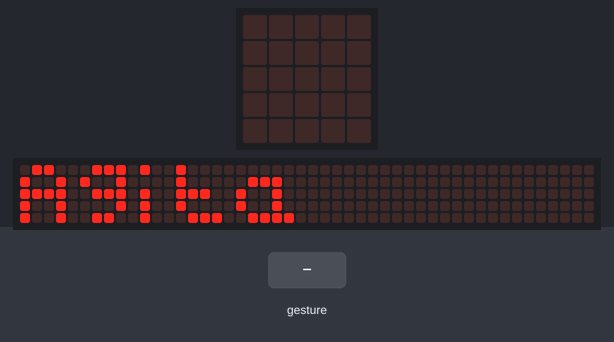
A program run on a simulated BBC micro:bit running MicroPython. Parts: the board's 5×5 LED display, a strip that is not on the board, showing the scrolling text unrolled. The test bench sets the inputs (shaded band). Random numbers come from a fixed seed; a tilt is held for 1.5 s and a shake lasts 1 s, then the board lies face up again; the 48×5 strip is a reading aid, not a part: it shows the text the display is scrolling, unrolled, one strip-width of it at a time.

Above: at 4.1 s.
5.5 s: gesture 'shake'
At 6.2 s:
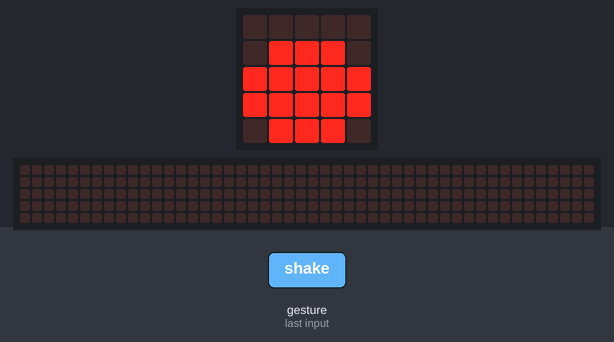
7.2 s: gesture 'shake'
At 8.7 s:
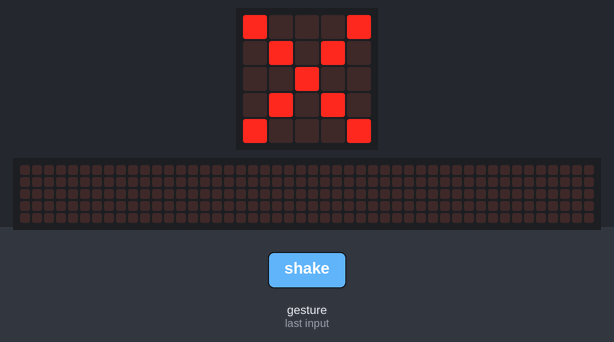
Timing chart, 0 to 10.2 s (numbered marks = the images above; inputs shaded):
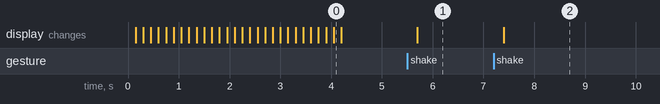

Measured:
- after the input at 5.5 s, the display: changes after 0.20 s (image 1)
- after the input at 7.2 s, the display: changes after 0.20 s (image 2)

The program:

piedra_papel_tijera.py
```python
from microbit import *
import random

# Muestra una figura según el número elegido al azar.
def jugar():
    resultado = random.randint(0, 2)

    if resultado == 0:
        # Piedra: una figura compacta.
        display.show(Image("00000:"
                           "09990:"
                           "99999:"
                           "99999:"
                           "09990"))
    elif resultado == 1:
        # Papel: una hoja rectangular.
        display.show(Image("99999:"
                           "90009:"
                           "90009:"
                           "90009:"
                           "99999"))
    else:
        # Tijera: dos puntas y una unión en el centro.
        display.show(Image("90009:"
                           "09090:"
                           "00900:"
                           "09090:"
                           "90009"))

# Mensaje inicial.
display.scroll("Agita")

# El programa espera continuamente el gesto de agitar.
while True:
    if accelerometer.was_gesture("shake"):
        jugar()
        sleep(1000)
```
